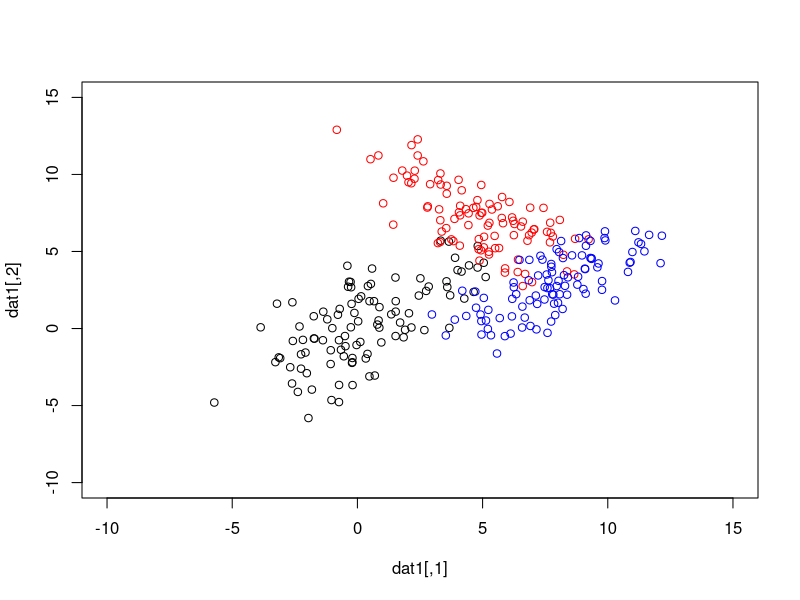
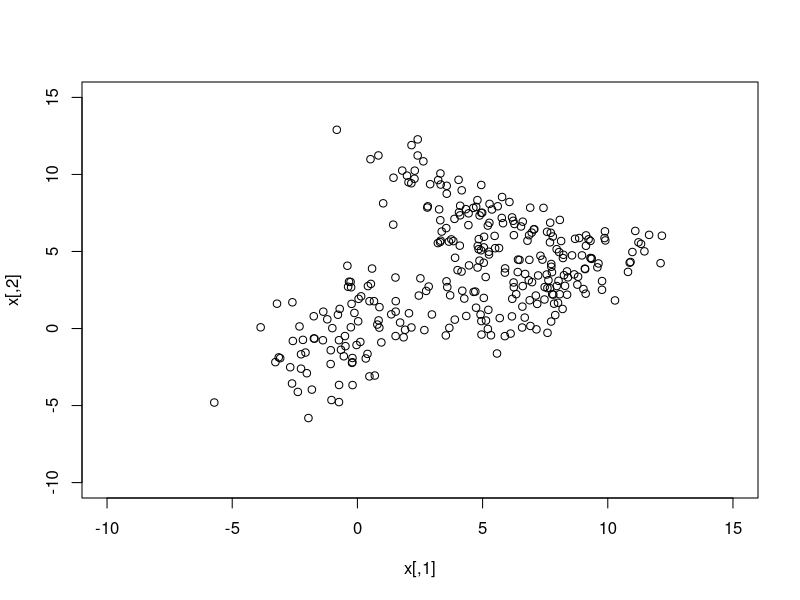

These charts were generated, in order, by the following R code:
# JMP

install.packages("mvtnorm")
library(mvtnorm)

set.seed(1234567890)

max_it <- 100 # max number of EM iterations
min_change <- 0.1 # min change in log likelihood between two consecutive EM iterations
N=300 # number of training points
D=2 # number of dimensions
x <- matrix(nrow=N, ncol=D) # training data

# Producing the training data
mu1<-c(0,0)
Sigma1 <- matrix(c(5,3,3,5),D,D)
dat1<-rmvnorm(n = 100, mu1, Sigma1)
mu2<-c(5,7)
Sigma2 <- matrix(c(5,-3,-3,5),D,D)
dat2<-rmvnorm(n = 100, mu2, Sigma2)
mu3<-c(8,3)
Sigma3 <- matrix(c(3,2,2,3),D,D)
dat3<-rmvnorm(n = 100, mu3, Sigma3)
plot(dat1,xlim=c(-10,15),ylim=c(-10,15))
points(dat2,col="red")
points(dat3,col="blue")
x[1:100,]<-dat1
x[101:200,]<-dat2
x[201:300,]<-dat3
plot(x,xlim=c(-10,15),ylim=c(-10,15))

K=3 # number of guessed components
z <- matrix(nrow=N, ncol=K) # fractional component assignments
pi <- vector(length = K) # mixing coefficients
mu <- matrix(nrow=K, ncol=D) # conditional means
Sigma <- array(dim=c(D,D,K)) # conditional covariances
llik <- vector(length = max_it) # log likelihood of the EM iterations

# Random initialization of the paramters
pi <- runif(K,0,1)
pi <- pi / sum(pi)
for(k in 1:K) {
  mu[k,] <- runif(D,0,5)
  Sigma[,,k]<-c(1,0,0,1)
}
pi
mu
Sigma

for(it in 1:max_it) {
  # E-step: Computation of the fractional component assignments
  llik[it] <- 0
  for(n in 1:N) {
    for(k in 1:K) {
      z[n,k] <- pi[k]*dmvnorm(x[n,],mu[k,],Sigma[,,k])
    }
    
    #Log likelihood computation.
    llik[it] <- llik[it] + log(sum(z[n,]))
    
    z[n,] <- z[n,]/sum(z[n,])
  }
  
  cat("iteration: ", it, "log likelihood: ", llik[it], "\n")
  flush.console()  
  # Stop if the lok likelihood has not changed significantly
  if (it > 1) {
    if(abs(llik[it] - llik[it-1]) < min_change) {
      break
    }
  }
  
  #M-step: ML parameter estimation from the data and fractional component assignments
  for(k in 1:K) {
    pi[k] <- sum(z[,k]) / N
    for(d in 1:D) {
        mu[k, d] <- sum(x[, d] * z[, k]) / sum(z[,k])
    }
    for(d in 1:D) {
      for(d2 in 1:D) {
        Sigma[d,d2,k]<-sum((x[, d]-mu[k,d]) * (x[, d2]-mu[k,d2]) * z[, k]) / sum(z[,k])
      }
    }
  }
}
pi
mu
Sigma
